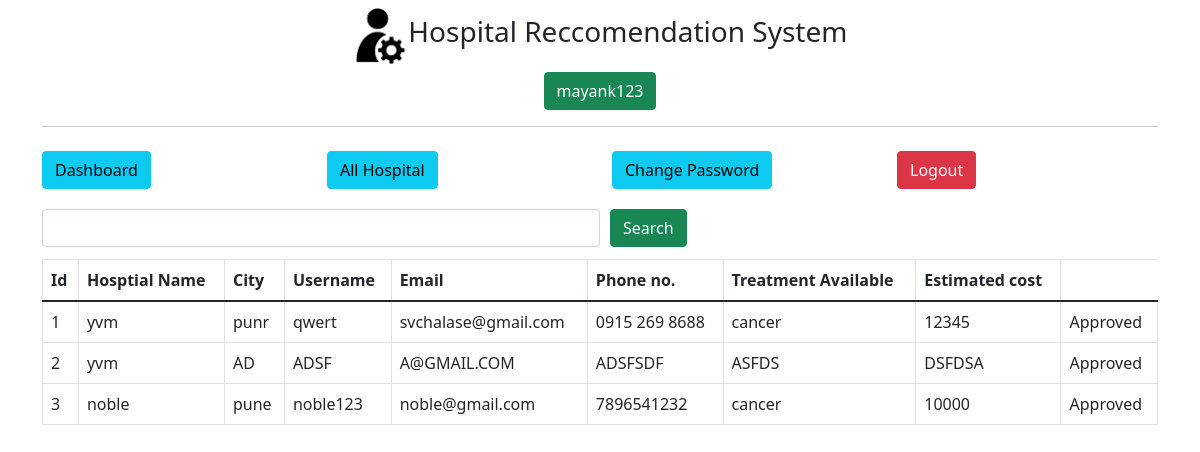
/admin/get-all-user (signed in), run on the app's committed database.
### main.py (models this page shows, shortened)
class User(db.Model):
    id = db.Column(db.Integer, primary_key=True)
    hname = db.Column(db.String(255), nullable=False)
    city = db.Column(db.String(255), nullable=False)
    email = db.Column(db.String(255), nullable=False)
    username = db.Column(db.String(255), nullable=False)
    phoneno = db.Column(db.String(255), nullable=False)
    treatment = db.Column(db.String(255), nullable=False)
    estimated = db.Column(db.String(255), nullable=False)
    password = db.Column(db.String(255), nullable=False)
    status = db.Column(db.Integer, default=0, nullable=False)

### main.py (the view)
@app.route('/admin/get-all-user', methods=["POST","GET"])
def adminGetAllUser():
    if not session.get('admin_id'):
        return redirect('/admin/')
    if request.method== "POST":
        search=request.form.get('search')
        users=User.query.filter(User.username.like('%'+search+'%')).all()
        return render_template('admin/all-user.html',title='Approve User',users=users)
    else:
        users=User.query.all()
        return render_template('admin/all-user.html',title='Approve User',users=users)

### templates/admin/all-user.html
{% extends "admin/layout.html"%}
{% block content %}
<div class="container">
    {% include 'admin/navbar.html' %}
    <div class="my-2">
        <form action="" method="POST" style="width:100%">
            <div class="d-flex align-items-center">
                <input type="text" name="search" id="search" class="form-control my-1 w-50">
                <button type="submit" class="btn btn-success " style="margin-left:10px;">Search</button>
            </div>
        </form>
    </div>
    <div class="my-2">
        <div class="table-responsive">
            <table class="table table-bordered">
                <thead>
                    <tr>
                        <th>Id</th>
                        <th>Hosptial  Name</th>
                        <th>City</th>
                        <th>Username</th>
                        <th>Email</th>
                        <th>Phone no.</th>
                        <th>Treatment Available</th>
                        <th>Estimated cost</th>
                    </tr>
                </thead>
                <tbody>
                    {% for user in users %}
                    <tr>
                        <td>{{user.id}}</td>
                        <td>{{user.hname}}</td>
                        <td>{{user.city}}</td>
                        <td>{{user.username}}</td>
                        <td>{{user.email}}</td>
                        <td>{{user.phoneno}}</td>
                        <td>{{user.treatment}}</td>
                        <td>{{user.estimated}}</td>
                        <td>
                            {% if user.status == 1 %}
                            Approved
                            {% else %}
                            <a href="/admin/approve-user/{{user.id}}">
                                <button class="btn btn-warning">Approve</button>
                            </a>
                            {% endif %}
                        </td>
                    </tr>
                    {% endfor %}
                </tbody>
            </table>
        </div>
    </div>
</div>
{% endblock content %}

### templates/admin/layout.html (shortened to what this page needs)
<!DOCTYPE html>
<html lang="en">
<head>
    <link href="https://cdn.jsdelivr.net/npm/bootstrap@5.1.3/dist/css/bootstrap.min.css" rel="stylesheet">
</head>
<body>
    <div class="container my-2">
        <div class="d-flex justify-content-center align-items-center">
            <img style="width: 5%;"
                alt="">
            <h3>
                 Hospital Reccomendation System
            </h3>
        </div>
        <div class="my-2 text-center">
            {% if session.admin_name %}
            <button class="btn btn-success">{{session.admin_name}}</button>
            {% endif %}
        </div>
        <hr>
    </div>
    {% block content %} {% endblock content %}
</body>
</html>

### templates/admin/navbar.html
<div class="row d-flex justify-content-center">
    <div class="col-xl-3 col-lg-3 col-md-3 my-2 col-sm-12">
        <a href="/admin/dashboard" class="btn btn-info w-full">Dashboard</a>
    </div>
    <div class="col-xl-3 col-lg-3 col-md-3 my-2 col-sm-12">
        <a href="/admin/get-all-user" class="btn btn-info w-full">All Hospital</a>
    </div>
    <div class="col-xl-3 col-lg-3 col-md-3 my-2 col-sm-12">
        <a href="/admin/change-admin-password" class="btn btn-info w-full">Change Password</a>
    </div>
    <div class="col-xl-3 col-lg-3 col-md-3 my-2 col-sm-12">
        <a href="/admin/logout" class="btn btn-danger w-full">Logout</a>
    </div>
</div>

### data on the page
User: id "1", hname "yvm", city "punr", username "qwert", email "svchalase@gmail.com", phoneno "0915 269 8688", treatment "cancer", estimated "12345", status "Approved"
User: id "2", hname "yvm", city "AD", username "ADSF", email "A@GMAIL.COM", phoneno "ADSFSDF", treatment "ASFDS", estimated "DSFDSA", status "Approved"
User: id "3", hname "noble", city "pune", username "noble123", email "noble@gmail.com", phoneno "7896541232", treatment "cancer", estimated "10000", status "Approved"

### other printed values
{{ session.admin_name }} "mayank123"
